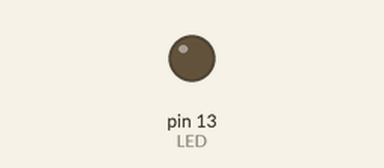
Recording of a sketch running on a simulated Arduino Uno, built with avr-gcc and run on an emulated ATmega328P. Parts: output pins drawn as LEDs (lit = HIGH).

Above: at 0.05 s.
At 0.3 s:
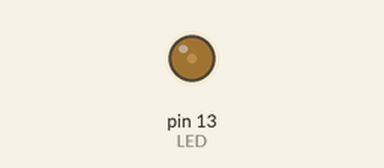
At 0.55 s:
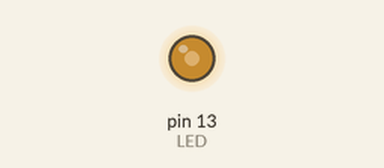
At 1.1 s:
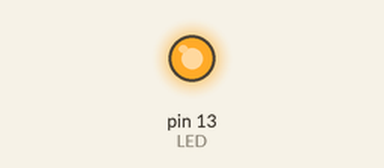
Timing chart, 0 to 3.0 s (numbered marks = the images above):
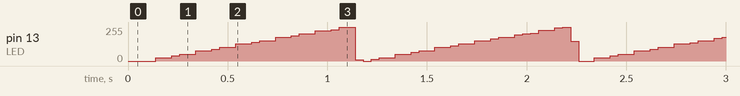

The sketch:

PC_w3_3.ino
```cpp
const int LED =13;

void setup() {
  pinMode(LED,OUTPUT);
}

void loop() {
  for(int t=0;t<=10;t++){
    int cnt=0;
    while(1){
      digitalWrite(LED,HIGH);
      delay(t);
      digitalWrite(LED,LOW);
      delay(10-t);
      cnt++;
      if(cnt==10) break;
      }
  }
}
```
